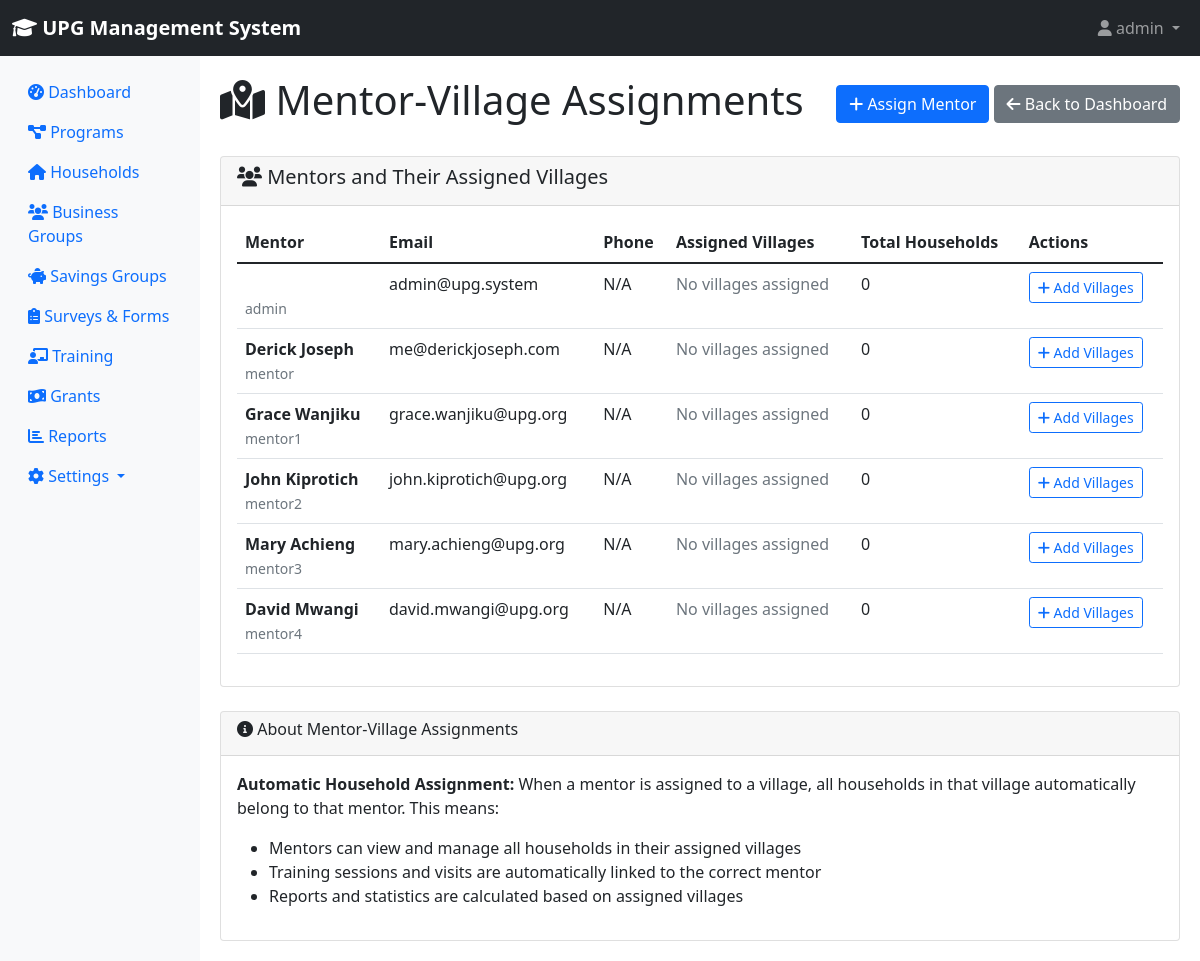
/core/mentor-villages/ (signed in), run on the app's committed database.
### accounts/models.py (models this page shows, shortened)
class User(AbstractUser):
    ROLE_CHOICES = [
        ('county_executive', 'County Executive (CECM & Governor)'),
        ('county_assembly', 'County Assembly Member'),
        ('ict_admin', 'ICT Administrator'),
        ('me_staff', 'M&E Staff'),
        ('field_associate', 'Field Associate/Mentor Supervisor'),
        ('mentor', 'Mentor'),
        ('beneficiary', 'Beneficiary'),
    ]
    email = models.EmailField(unique=True)
    role = models.CharField(max_length=20, choices=ROLE_CHOICES, default='mentor')
    phone_number = models.CharField(max_length=15, blank=True)
    office = models.CharField(max_length=100, blank=True)
    country = models.CharField(max_length=50, default='Kenya')
    is_active = models.BooleanField(default=True)
    created_at = models.DateTimeField(auto_now_add=True)
    updated_at = models.DateTimeField(auto_now=True)
    class Meta:
        db_table = 'upg_users'

### core/views.py (the view)
# urls.py: path('mentor-villages/', views.mentor_villages_list, name='mentor_villages_list'),
@login_required
def mentor_villages_list(request):
    user = request.user
    user_role = getattr(user, 'role', None)
    if not (user.is_superuser or user_role in ['field_associate', 'ict_admin', 'me_staff']):
        messages.error(request, 'You do not have permission to view mentor assignments.')
        return redirect('dashboard:dashboard')
    mentors = User.objects.filter(role='mentor').select_related('profile').prefetch_related('profile__assigned_villages__subcounty_obj')
    if user_role == 'field_associate':
        if hasattr(user, 'profile') and user.profile:
            assigned_villages = user.profile.assigned_villages.all()
            mentors = mentors.filter(profile__assigned_villages__in=assigned_villages).distinct()
    context = {
        'page_title': 'Mentor-Village Assignments',
        'mentors': mentors,
    }
    return render(request, 'core/mentor_villages_list.html', context)

### core/context_processors.py (called while the page is built, shortened)
def system_alerts(request):
    if request.user.is_authenticated:
        from settings_module.models import SystemAlert, UserAlertDismissal
        from django.utils import timezone
        active_alerts = SystemAlert.objects.filter(
            is_active=True,
            show_until__gt=timezone.now()
        )
        user_alerts = []
        return {
            'system_alerts': user_alerts,
            'alerts_count': len(user_alerts),
        }
    return {}

### templates/core/mentor_villages_list.html (shortened to what this page needs)
{% extends 'base.html' %}
{% block content %}
<div class="d-flex justify-content-between align-items-center mb-4">
    <h1><i class="fas fa-map-marked-alt"></i> {{ page_title }}</h1>
    <div>
        <a href="{% url 'core:assign_mentor_to_village' %}" class="btn btn-primary">
            <i class="fas fa-plus"></i> Assign Mentor
        </a>
        <a href="{% url 'dashboard:dashboard' %}" class="btn btn-secondary">
            <i class="fas fa-arrow-left"></i> Back to Dashboard
        </a>
    </div>
</div>
<div class="card">
    <div class="card-header">
        <h5><i class="fas fa-users"></i> Mentors and Their Assigned Villages</h5>
    </div>
    <div class="card-body">
        {% if mentors %}
        <div class="table-responsive">
            <table class="table table-hover">
                <thead>
                    <tr>
                        <th>Mentor</th>
                        <th>Email</th>
                        <th>Phone</th>
                        <th>Assigned Villages</th>
                        <th>Total Households</th>
                        <th>Actions</th>
                    </tr>
                </thead>
                <tbody>
                    {% for mentor in mentors %}
                    <tr>
                        <td>
                            <strong>{{ mentor.get_full_name }}</strong><br>
                            <small class="text-muted">{{ mentor.username }}</small>
                        </td>
                        <td>{{ mentor.email }}</td>
                        <td>{{ mentor.phone_number|default:"N/A" }}</td>
                        <td>
                            {% if mentor.profile.assigned_villages.all %}
                            <div class="mb-2">
                                {% regroup mentor.profile.assigned_villages.all by subcounty_obj.name as village_groups %}
                                {% for group in village_groups %}
                                <div class="mb-2">
                                    <strong class="text-muted">{{ group.grouper|default:"No Subcounty" }}:</strong><br>
                                    {% for village in group.list %}
                                    <span class="badge bg-info me-1 mb-1">
                                        {{ village.name }}
                                        <a href="{% url 'core:remove_mentor_village' mentor.id village.id %}"
                                           class="text-white ms-1"
                                           onclick="return confirm('Remove {{ village.name }} from {{ mentor.get_full_name }}?')">
                                            <i class="fas fa-times"></i>
                                        </a>
                                    </span>
                                    {% endfor %}
                                </div>
                                {% endfor %}
                            </div>
                            {% else %}
                            <span class="text-muted">No villages assigned</span>
                            {% endif %}
                        </td>
                        <td>
                            {% if mentor.profile.assigned_villages.all %}
                            {{ mentor.profile.assigned_villages.all|length }} village(s)
                            {% else %}
                            0
                            {% endif %}
                        </td>
                        <td>
                            <a href="{% url 'core:assign_mentor_to_village' %}" class="btn btn-sm btn-outline-primary">
                                <i class="fas fa-plus"></i> Add Villages
                            </a>
                        </td>
                    </tr>
                    {% endfor %}
                </tbody>
            </table>
        </div>
        {% endif %}
    </div>
</div>
<div class="card mt-4">
    <div class="card-header">
        <h6><i class="fas fa-info-circle"></i> About Mentor-Village Assignments</h6>
    </div>
    <div class="card-body">
        <p>
            <strong>Automatic Household Assignment:</strong> When a mentor is assigned to a village,
            all households in that village automatically belong to that mentor. This means:
        </p>
        <ul>
            <li>Mentors can view and manage all households in their assigned villages</li>
            <li>Training sessions and visits are automatically linked to the correct mentor</li>
            <li>Reports and statistics are calculated based on assigned villages</li>
        </ul>
    </div>
</div>
{% endblock %}

### templates/base.html (shortened to what this page needs)
<!DOCTYPE html>
<html lang="en">
<head>
    <link href="https://cdn.jsdelivr.net/npm/bootstrap@5.1.3/dist/css/bootstrap.min.css" rel="stylesheet">
    <link href="https://cdnjs.cloudflare.com/ajax/libs/font-awesome/6.0.0/css/all.min.css" rel="stylesheet">
</head>
<body>
    <nav class="navbar navbar-expand-lg navbar-dark bg-dark">
        <div class="container-fluid">
            <a class="navbar-brand" href="{% url 'dashboard:dashboard' %}">
                <i class="fas fa-graduation-cap"></i> UPG Management System
            </a>
            {% if user.is_authenticated %}
            <div class="navbar-nav ms-auto">
                <div class="nav-item dropdown">
                    <a class="nav-link dropdown-toggle" href="#" role="button" data-bs-toggle="dropdown">
                        <i class="fas fa-user"></i> {{ user.get_full_name|default:user.username }}
                    </a>
                </div>
            </div>
            {% endif %}
        </div>
    </nav>
    <div class="container-fluid">
        <div class="row">
            {% if user.is_authenticated %}
            <nav class="col-md-2 d-none d-md-block sidebar">
                <div class="sidebar-sticky pt-3">
                    <ul class="nav flex-column">
                        <li class="nav-item">
                            <a class="nav-link {% if request.resolver_match.url_name == 'dashboard' %}active{% endif %}"
                               href="{% url 'dashboard:dashboard' %}">
                                <i class="fas fa-tachometer-alt"></i> Dashboard
                            </a>
                        </li>
                        {% if perms.can_view_programs %}
                        <li class="nav-item">
                            <a class="nav-link" href="{% url 'programs:program_list' %}">
                                <i class="fas fa-project-diagram"></i> Programs
                            </a>
                        </li>
                        {% endif %}
                        {% if perms.can_view_households %}
                        <li class="nav-item">
                            <a class="nav-link" href="{% url 'households:household_list' %}">
                                <i class="fas fa-home"></i> Households
                            </a>
                        </li>
                        {% endif %}
                        {% if perms.can_view_business_groups %}
                        <li class="nav-item">
                            <a class="nav-link" href="{% url 'business_groups:group_list' %}">
                                <i class="fas fa-users"></i> Business Groups
                            </a>
                        </li>
                        {% endif %}
                        {% if perms.can_view_savings_groups %}
                        <li class="nav-item">
                            <a class="nav-link" href="{% url 'savings_groups:savings_list' %}">
                                <i class="fas fa-piggy-bank"></i> Savings Groups
                            </a>
                        </li>
                        {% endif %}
                        {% if perms.can_view_surveys %}
                        <li class="nav-item">
                            <a class="nav-link" href="{% url 'surveys:survey_list' %}">
                                <i class="fas fa-clipboard-list"></i> Surveys & Forms
                            </a>
                        </li>
                        {% endif %}
                        {% if perms.can_view_training %}
                        <li class="nav-item">
                            <a class="nav-link" href="{% url 'training:training_list' %}">
                                <i class="fas fa-chalkboard-teacher"></i> Training
                            </a>
                        </li>
                        {% endif %}
                        {% if perms.can_view_grants %}
                        <li class="nav-item">
                            <a class="nav-link" href="{% url 'grants:grants_dashboard' %}">
                                <i class="fas fa-money-bill-wave"></i> Grants
                            </a>
                        </li>
                        {% endif %}
                        {% if perms.can_view_reports %}
                        <li class="nav-item">
                            <a class="nav-link" href="{% url 'reports:report_list' %}">
                                <i class="fas fa-chart-bar"></i> Reports
                            </a>
                        </li>
                        {% endif %}
                        {% if perms.can_view_settings %}
                        <li class="nav-item dropdown">
                            <a class="nav-link dropdown-toggle" href="#" role="button" data-bs-toggle="dropdown">
                                <i class="fas fa-cog"></i> Settings
                            </a>
                        </li>
                        {% endif %}
                    </ul>
                </div>
            </nav>
            {% endif %}
            <main role="main" class="{% if user.is_authenticated %}col-md-10 ml-sm-auto{% else %}col-12{% endif %} content-wrapper">
                {% block content %}{% endblock %}
            </main>
        </div>
    </div>
</body>
</html>

### templates/base.html (style rules this page uses)
.navbar-brand { font-weight: bold; }
.sidebar { min-height: 100vh; background-color: #f8f9fa; }
.content-wrapper { padding: 20px; }

### data on the page
User: get_full_name "admin", username "admin", email "admin@upg.system", phone_number "N/A"
User: get_full_name "Derick Joseph", username "mentor", email "me@derickjoseph.com", phone_number "N/A"
User: get_full_name "Grace Wanjiku", username "mentor1", email "grace.wanjiku@upg.org", phone_number "N/A"
User: get_full_name "John Kiprotich", username "mentor2", email "john.kiprotich@upg.org", phone_number "N/A"
User: get_full_name "Mary Achieng", username "mentor3", email "mary.achieng@upg.org", phone_number "N/A"
User: get_full_name "David Mwangi", username "mentor4", email "david.mwangi@upg.org", phone_number "N/A"

### other printed values
{{ page_title }} "Mentor-Village Assignments"
